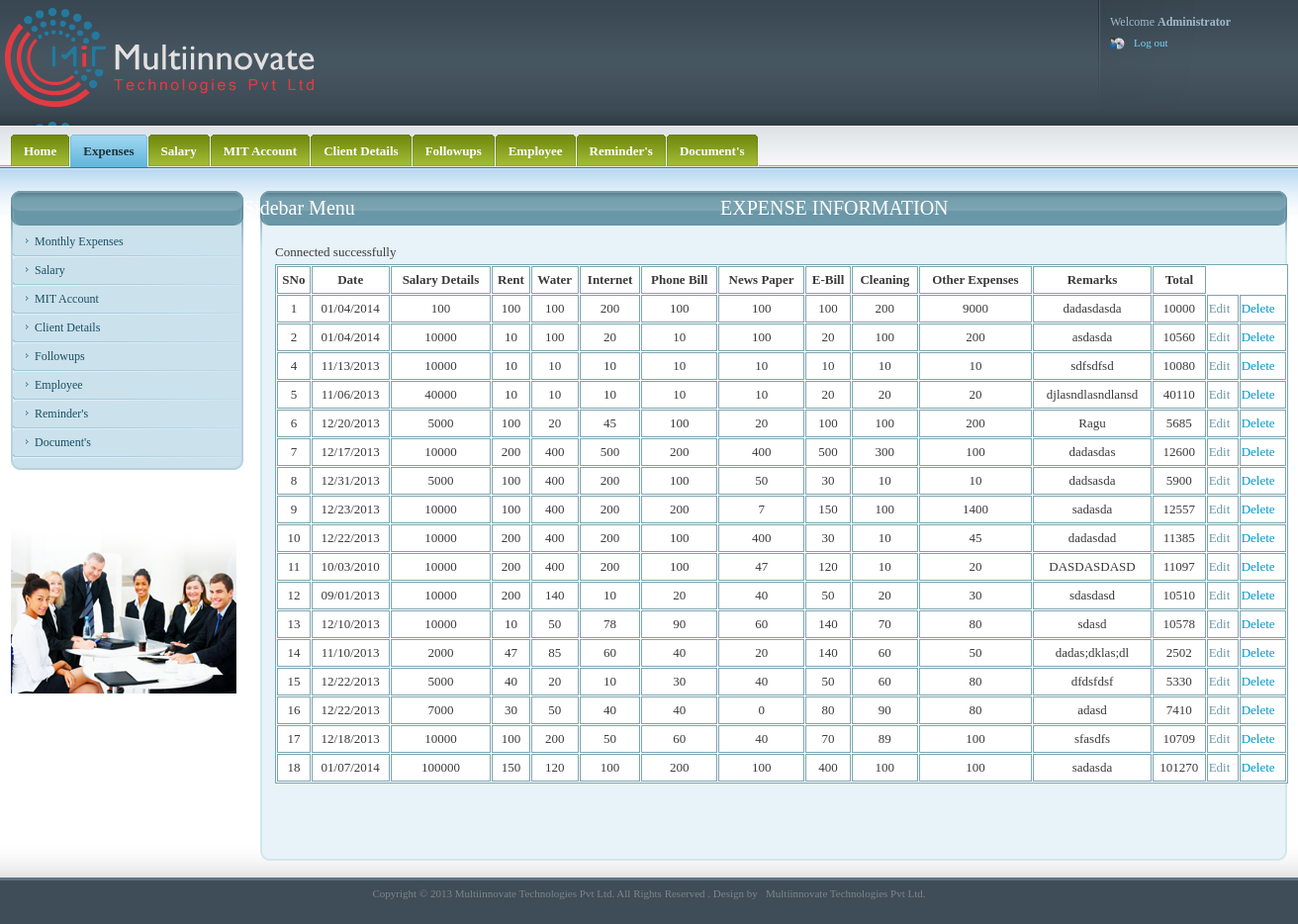
/monthlyedit.php, run on the app's committed database.
### tables this page shows
CREATE TABLE IF NOT EXISTS `monthlyexp` (
  `id` int(11) NOT NULL AUTO_INCREMENT,
  `date` varchar(10) NOT NULL,
  `salary` int(11) NOT NULL,
  `rent` int(11) NOT NULL,
  `water` int(11) NOT NULL,
  `internet` int(11) NOT NULL,
  `phonebill` int(11) NOT NULL,
  `newspaper` int(11) NOT NULL,
  `ebill` int(11) NOT NULL,
  `cleaning` int(11) NOT NULL,
  `otherexpenses` int(11) NOT NULL,
  `Remarks` varchar(500) DEFAULT NULL,
  `total` int(11) NOT NULL,
  PRIMARY KEY (`id`)
);

### monthlyedit.php (the view, shortened to what this page needs)
<!DOCTYPE html PUBLIC "-//W3C//DTD XHTML 1.0 Strict//EN" "http://www.w3.org/TR/xhtml1/DTD/xhtml1-strict.dtd">
<html xmlns="http://www.w3.org/1999/xhtml">
<head>
<link media="screen" rel="stylesheet" type="text/css" href="css/admin.css"  />
 <link rel="stylesheet" href="http://code.jquery.com/ui/1.10.2/themes/smoothness/jquery-ui.css" />
  <link rel="stylesheet" href="/resources/demos/style.css" />
</head>
<body>
	<div id="wrapper">
		<div id="head">
			<div id="logo_user_details">
				<h1 id="logo"><a href="#">websitename Administration Panel</a></h1>
				<div id="user_details">
					<ul id="user_details_menu">
						<li>Welcome <strong>Administrator</strong></li>
						<li>
							<ul id="user_access">
							<li class="last"><a href="index.php">Log out</a></li>
							</ul>
						</li>
					</ul>
				</div>
			</div>
			<div id="menus_wrapper">
			  <div id="main_menu">
					<ul>
						<li><a href="home.php"><span><span>Home</span></span></a></li>
                        <li><a href="monthlyview.php" class="selected"><span><span>Expenses</span></span></a></li>
                          <li><a href="salaryview.php"><span><span>Salary</span></span></a></li>
						<li><a href="passview.php"><span><span>MIT Account</span></span></a></li>
						<li><a href="clientview.php"><span><span>Client Details</span></span></a></li>
						<li><a href="followup.php"><span><span>Followups</span></span></a></li>
                        	<li><a href="AddEmployeeView.php"><span><span>Employee</span></span></a></li>
						<li><a href="reminders.php"><span><span>Reminder's</span></span></a></li>
                         <li><a href="Documents.php"><span><span>Document's</span></span></a></li>
					</ul>
				</div>
			</div>
		</div>
  <div id="content">
			<div id="page">
				<div class="inner">
					<div class="section">
						<div class="title_wrapper">
							<h2 style="margin-left:450px;">EXPENSE INFORMATION</h2>
							<span class="title_wrapper_left"></span>
							<span class="title_wrapper_right"></span>
						</div>
				  <div class="section_content">
							<div class="sct">
								<div class="sct_left">
									<div class="sct_right">
										<div class="sct_left">
											<div class="sct_right">
												<form action="" method="post" class="search_form general_form">
													<fieldset>
														<div class="forms">
														<?php
include "includes/db_con.php";
$query = "select * from  monthlyexp";
$result= mysql_query($query);
if(mysql_num_rows($result)>0)
	{
echo"<table id='table_struct' border='1' bordercolor='7BA4B1' cellspacing='1' cellpadding='1' bgcolor='#FFFFFF' width='1024px' ><tr class='tr_class'>
<th align='center'>SNo</th>
<th align='center'>Date</th>
<th align='center'>Salary Details</th>
<th align='center'>Rent</th>
<th align='center'>Water</th>
<th align='center'>Internet</th>
<th align='center'>Phone Bill</th>
<th align='center'>News Paper</th>
<th align='center'>E-Bill</th>
<th align='center'>Cleaning</th>
<th align='center'>Other Expenses</th>
<th align='center'>Remarks</th>
<th align='center'>Total</th>
</tr>";
while($row = mysql_fetch_array($result))
  {
  echo "<tr>";
  echo "<td align='center'>" . $row['id'] . "</td>";
  echo "<td align='center'>" . $row['date'] . "</td>";
  echo "<td align='center'>" . $row['salary'] . "</td>";
  echo "<td align='center'>" . $row['rent'] . "</td>";
  echo "<td align='center'>" . $row['water'] . "</td>";
  echo "<td align='center'>" . $row['internet'] . "</td>";
  echo "<td align='center'>" . $row['phonebill'] . "</td>";
  echo "<td align='center'>" . $row['newspaper'] . "</td>";
  echo "<td align='center'>" . $row['ebill'] . "</td>";
  echo "<td align='center'>" . $row['cleaning'] . "</td>";
  echo "<td align='center'>" . $row['otherexpenses'] . "</td>";
  echo "<td align='center'>" . $row['Remarks'] . "</td>";
  echo "<td align='center'>" . $row['total'] . "</td>";
  echo "<td style='cursor:pointer;color:#0099CC'><a href='monthlyeditcon.php?id=".$row['id']."'>Edit</a></td>";
  $id=$row['id'];
  echo "<td style='cursor:pointer;color:#0099CC'><a onclick='var con = confirm(\"R u sure?\"); if(con){window.location=\"monthlydeletecontent.php?id=$id\"}'>Delete</a></td>";
  echo "</tr>";
  }
echo "</table>";
}
else
echo "No Records Found";
?>
?><br/><br/>
														<div class="row">
														</div>
														</div>
													</fieldset>
									        </form>
											</div>
										</div>
									</div>
								</div>
							</div>
							<span class="scb"><span class="scb_left"></span><span class="scb_right"></span></span>
						</div>
					</div>
				</div>
			</div>
			<div id="sidebar">
				<div class="inner">
					<div class="section">
						<div class="title_wrapper">
							<h2>Sidebar Menu</h2>
							<span class="title_wrapper_left"></span>
							<span class="title_wrapper_right"></span>
						</div>
				  <div class="section_content">
							<div class="sct">
								<div class="sct_left">
									<div class="sct_right">
										<div class="sct_left">
											<div class="sct_right">
												<ul class="sidebar_menu">
                        <li><a href="monthlyview.php"><span><span>Monthly Expenses</span></span></a></li>
                          <li><a href="salaryview.php"><span><span>Salary</span></span></a></li>
						<li><a href="passview.php" class="selected"><span><span>MIT Account</span></span></a></li>
						<li><a href="clientview.php"><span><span>Client Details</span></span></a></li>
						<li><a href="followup.php"><span><span>Followups</span></span></a></li>
                        	<li><a href="AddEmployeeView.php"><span><span>Employee</span></span></a></li>
						<li><a href="reminders.php"><span><span>Reminder's</span></span></a></li>
                         <li><a href="Documents.php"><span><span>Document's</span></span></a></li>
                                                   </ul>
											</div>
										</div>
									</div>
								</div>
							</div>
							<span class="scb"><span class="scb_left"></span><span class="scb_right"></span></span>
						</div>
					</div>
					<div class="section_content">
							<img src="images/chitfundside.png"/>
						</div>
				</div>
			</div>
		</div>
	</div>
	<div id="footer">
		<div id="footer_inner">
	<center><p> Copyright &copy; 2013  Multiinnovate Technologies Pvt Ltd. All Rights Reserved . Design by &nbsp; <a href="http://www.multiinnovate.com" title="Multiinnovate Technologies"
target="_blank">Multiinnovate Technologies Pvt Ltd.</a></p></center>
		</div>
	</div>
</body>
</html>

### css/style.css (style rules this page uses)
.title_wrapper h2 { margin-left:220px; }

### css/forms.css (style rules this page uses)
.general_form, .general_form fieldset { margin: 0; padding: 0; border: 0; }
.general_form fieldset { width: 100%; overflow: hidden; padding: 0; position: relative; top: 0; left: 0; }
.forms { float: left; width: 620px; }
.general_form { font-size: 13px; line-height: 24px; }
.general_form .row { width: 1000px; overflow: hidden; padding: 0px 0px 15px; float: left; }
.general_form .forms { width: 80%; }

### data on the page
monthlyexp: id "1", date "01/04/2014", salary "100", rent "100", water "100", internet "200", phonebill "100", newspaper "100", ebill "100", cleaning "200", otherexpenses "9000", Remarks "dadasdasda", total "10000"
monthlyexp: id "2", date "01/04/2014", salary "10000", rent "10", water "100", internet "20", phonebill "10", newspaper "100", ebill "20", cleaning "100", otherexpenses "200", Remarks "asdasda", total "10560"
monthlyexp: id "4", date "11/13/2013", salary "10000", rent "10", water "10", internet "10", phonebill "10", newspaper "10", ebill "10", cleaning "10", otherexpenses "10", Remarks "sdfsdfsd", total "10080"
monthlyexp: id "5", date "11/06/2013", salary "40000", rent "10", water "10", internet "10", phonebill "10", newspaper "10", ebill "20", cleaning "20", otherexpenses "20", Remarks "djlasndlasndlansd", total "40110"
monthlyexp: id "6", date "12/20/2013", salary "5000", rent "100", water "20", internet "45", phonebill "100", newspaper "20", ebill "100", cleaning "100", otherexpenses "200", Remarks "Ragu", total "5685"
monthlyexp: id "7", date "12/17/2013", salary "10000", rent "200", water "400", internet "500", phonebill "200", newspaper "400", ebill "500", cleaning "300", otherexpenses "100", Remarks "dadasdas", total "12600"
monthlyexp: id "8", date "12/31/2013", salary "5000", rent "100", water "400", internet "200", phonebill "100", newspaper "50", ebill "30", cleaning "10", otherexpenses "10", Remarks "dadsasda", total "5900"
monthlyexp: id "9", date "12/23/2013", salary "10000", rent "100", water "400", internet "200", phonebill "200", newspaper "7", ebill "150", cleaning "100", otherexpenses "1400", Remarks "sadasda", total "12557"
monthlyexp: id "10", date "12/22/2013", salary "10000", rent "200", water "400", internet "200", phonebill "100", newspaper "400", ebill "30", cleaning "10", otherexpenses "45", Remarks "dadasdad", total "11385"
monthlyexp: id "11", date "10/03/2010", salary "10000", rent "200", water "400", internet "200", phonebill "100", newspaper "47", ebill "120", cleaning "10", otherexpenses "20", Remarks "DASDASDASD", total "11097"
monthlyexp: id "12", date "09/01/2013", salary "10000", rent "200", water "140", internet "10", phonebill "20", newspaper "40", ebill "50", cleaning "20", otherexpenses "30", Remarks "sdasdasd", total "10510"
monthlyexp: id "13", date "12/10/2013", salary "10000", rent "10", water "50", internet "78", phonebill "90", newspaper "60", ebill "140", cleaning "70", otherexpenses "80", Remarks "sdasd", total "10578"
monthlyexp: id "14", date "11/10/2013", salary "2000", rent "47", water "85", internet "60", phonebill "40", newspaper "20", ebill "140", cleaning "60", otherexpenses "50", Remarks "dadas;dklas;dl", total "2502"
monthlyexp: id "15", date "12/22/2013", salary "5000", rent "40", water "20", internet "10", phonebill "30", newspaper "40", ebill "50", cleaning "60", otherexpenses "80", Remarks "dfdsfdsf", total "5330"
monthlyexp: id "16", date "12/22/2013", salary "7000", rent "30", water "50", internet "40", phonebill "40", newspaper "0", ebill "80", cleaning "90", otherexpenses "80", Remarks "adasd", total "7410"
monthlyexp: id "17", date "12/18/2013", salary "10000", rent "100", water "200", internet "50", phonebill "60", newspaper "40", ebill "70", cleaning "89", otherexpenses "100", Remarks "sfasdfs", total "10709"
monthlyexp: id "18", date "01/07/2014", salary "100000", rent "150", water "120", internet "100", phonebill "200", newspaper "100", ebill "400", cleaning "100", otherexpenses "100", Remarks "sadasda", total "101270"
